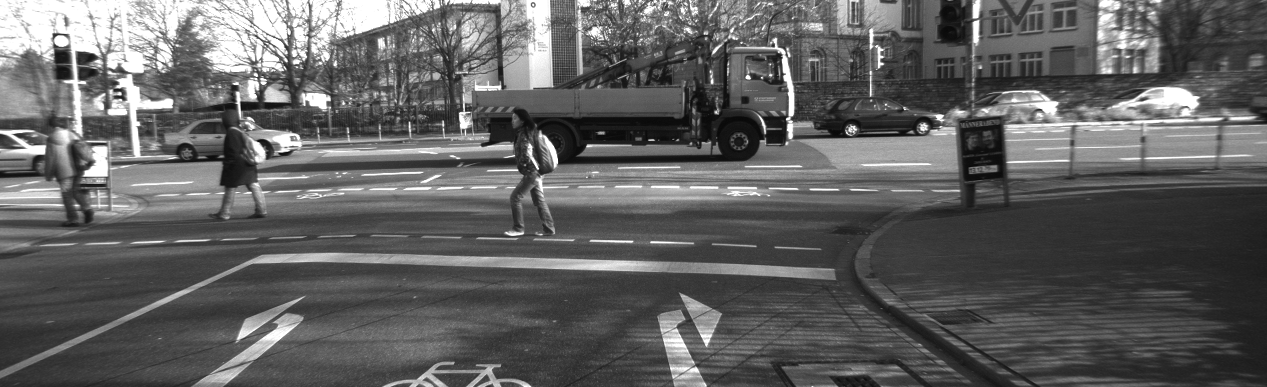
#> input picture localization/libviso2/img/I1_000000.png, 1267 x 387 px
$ python -i label_me_polygons_640_grayscale.py   (imports and definitions only)   (Python 2 division)
#> lines starting #> are read from the running program, lines starting #| are printed output that depends on the picture; after the words box and inside, x2 and y2 are one past the last pixel; in counts of white or black regions, pixels touching at a corner belong together
#> further down, picture is the input picture: shape (387, 1267, 3); min 8, max 255, mean 96.8
#!usr/bin/python

#usage ./label_me_polygons.py directory_of_files
#directory_of_files/Images
#directory_of_files/Annotations

import os, sys, random
import cv2, numpy as np
import xml.etree.ElementTree

# [15 lines not run here, left out]

jpg_files = [] #a list of the original .jpg files
input_files = [] #list of the files renamed: 0.jpg, 1.jpg, ...
input_dir = sys.argv[1] + "/input"
remove_image_with_no_polygon = 1

def fill_polygon(img):
    height, width, channels = img.shape
#> height = 387; width = 1267; channels = 3

    #build a mask that is 2 pixels wider and taller

    mask=np.zeros((height+2, width+2), np.uint8)
    cv2.floodFill(img, mask, (0,0), (255,255,255))

    #run down the left side of the image and if there is a
    #black pixel, then do a floodfill
    for y in range(height):
        x=0
        if img[y,x][2] != 255:
            cv2.floodFill(img, mask, (x,y), 255)
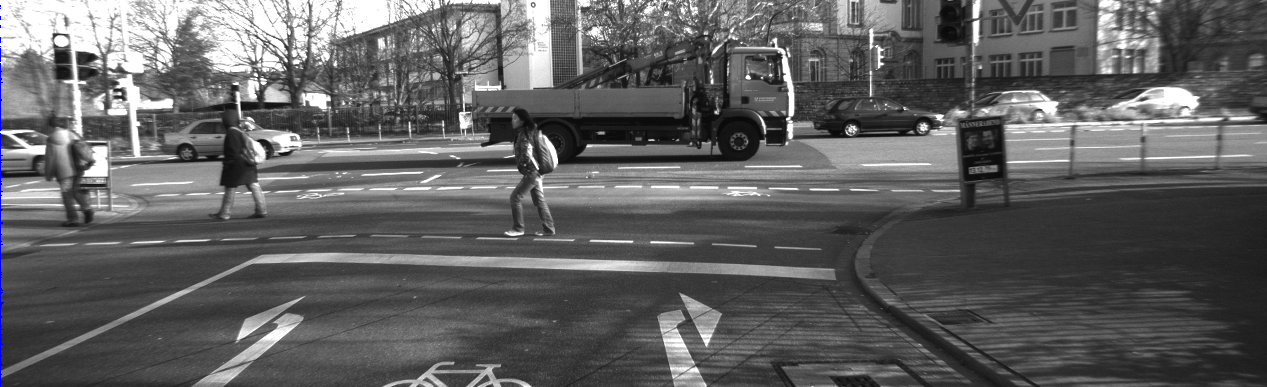
#> img: shape (387, 1267, 3); 0.09% of pixels changed, all inside (x1, y1, x2, y2) = (0, 5, 4, 387)

    for y in range(height):
        x=width-1
        if img[y,x][2] != 255:
            cv2.floodFill(img, mask, (x,y), 255)
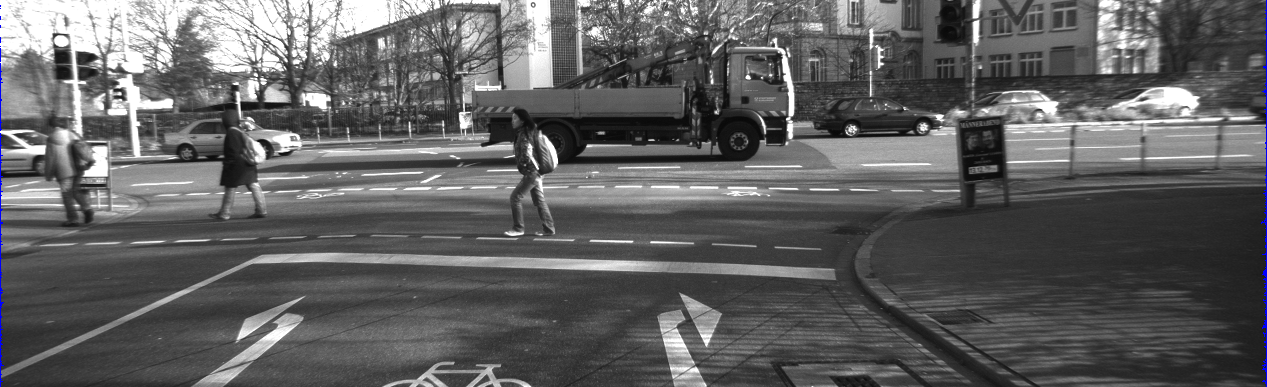
#> img: shape (387, 1267, 3); 0.12% of pixels changed, all inside (x1, y1, x2, y2) = (1261, 0, 1267, 387)

    #invert the image
    img = cv2.bitwise_not(img)
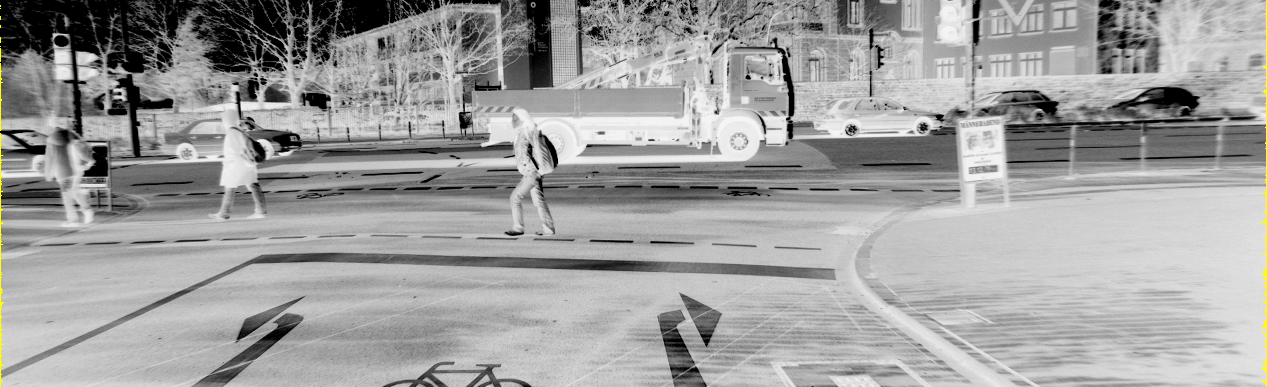
#> img: shape (387, 1267, 3); mean B, G, R 157.9, 158.4, 158.4
    # [6 lines of commented-out code are left out]

    return img

# [257 lines left out: functions crop_images, mirror_images, get_range_data, build_640_480_images, build_640_480_gt_images, rename_images and 1 more, not called in this run]

# [1 line not run here, left out]
xml_dir = sys.argv[1]+"/Annotations/users/jseng/building14"
ground_output_dir = sys.argv[1]+"/ground_output"

def run_full():
    global xml_dir, ground_output_dir

    jpg_dir = sys.argv[1]+"/Images/users/jseng/building14"
    #print files

    xml_files = os.listdir(xml_dir)
    xml_files.sort()
    #print xml_files
    output_dir = sys.argv[1]+"/augmented_output"
    if not os.path.exists(output_dir):
        os.makedirs(output_dir)

    if not os.path.exists(ground_output_dir):
        os.makedirs(ground_output_dir)

    # [11 lines of commented-out code are left out]
    get_range_data([sys.argv[1] + '/640_ground_truth'], sys.argv[1] + '/640_data') #output range data for the 640x480 files

# [1 line that did not run here, left out]

>>> import cv2
>>> picture = cv2.imread('../localization/libviso2/img/I1_000000.png')
>>> result = fill_polygon(picture)

$ run again, on localization/libviso2/img/I1_000003.png
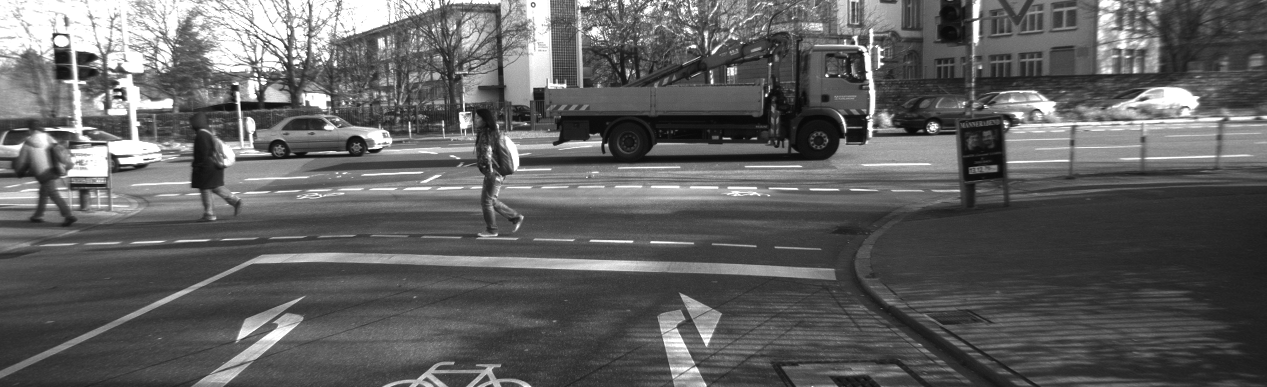
#> input picture localization/libviso2/img/I1_000003.png, 1267 x 387 px
#> picture is the input picture: shape (387, 1267, 3); min 8, max 255, mean 97
#> after the loop in fill_polygon, `for y in range(height):`:
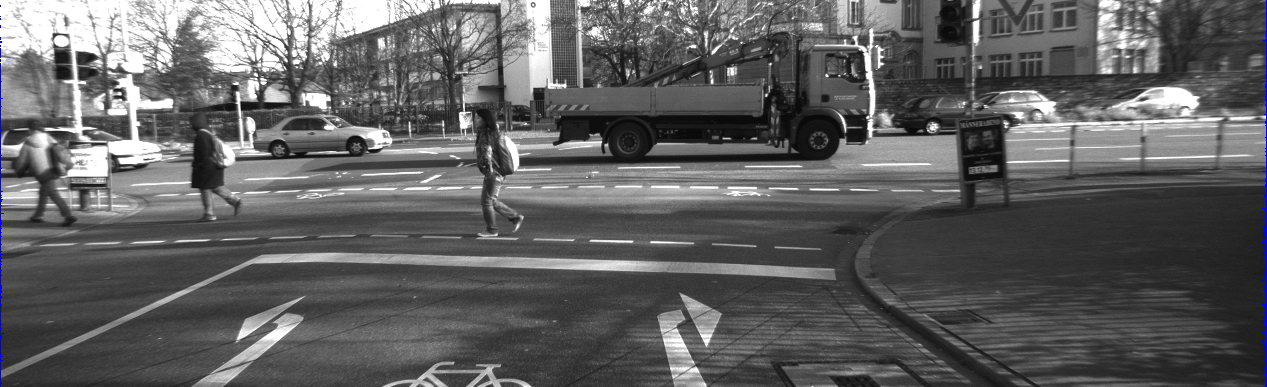
#> img: shape (387, 1267, 3); mean B, G, R 97.4, 96.9, 96.9
#> in fill_polygon, `img = cv2.bitwise_not(img)`:
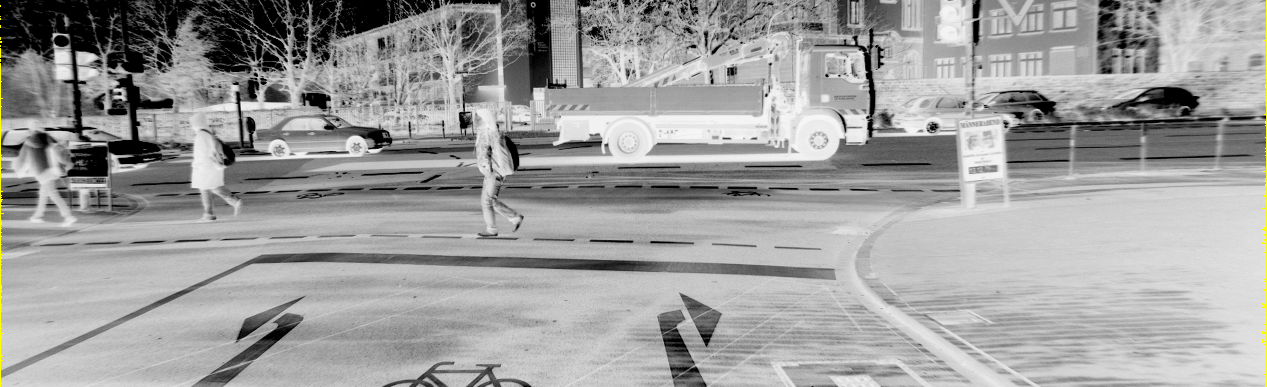
#> img: shape (387, 1267, 3); mean B, G, R 157.6, 158.1, 158.1
